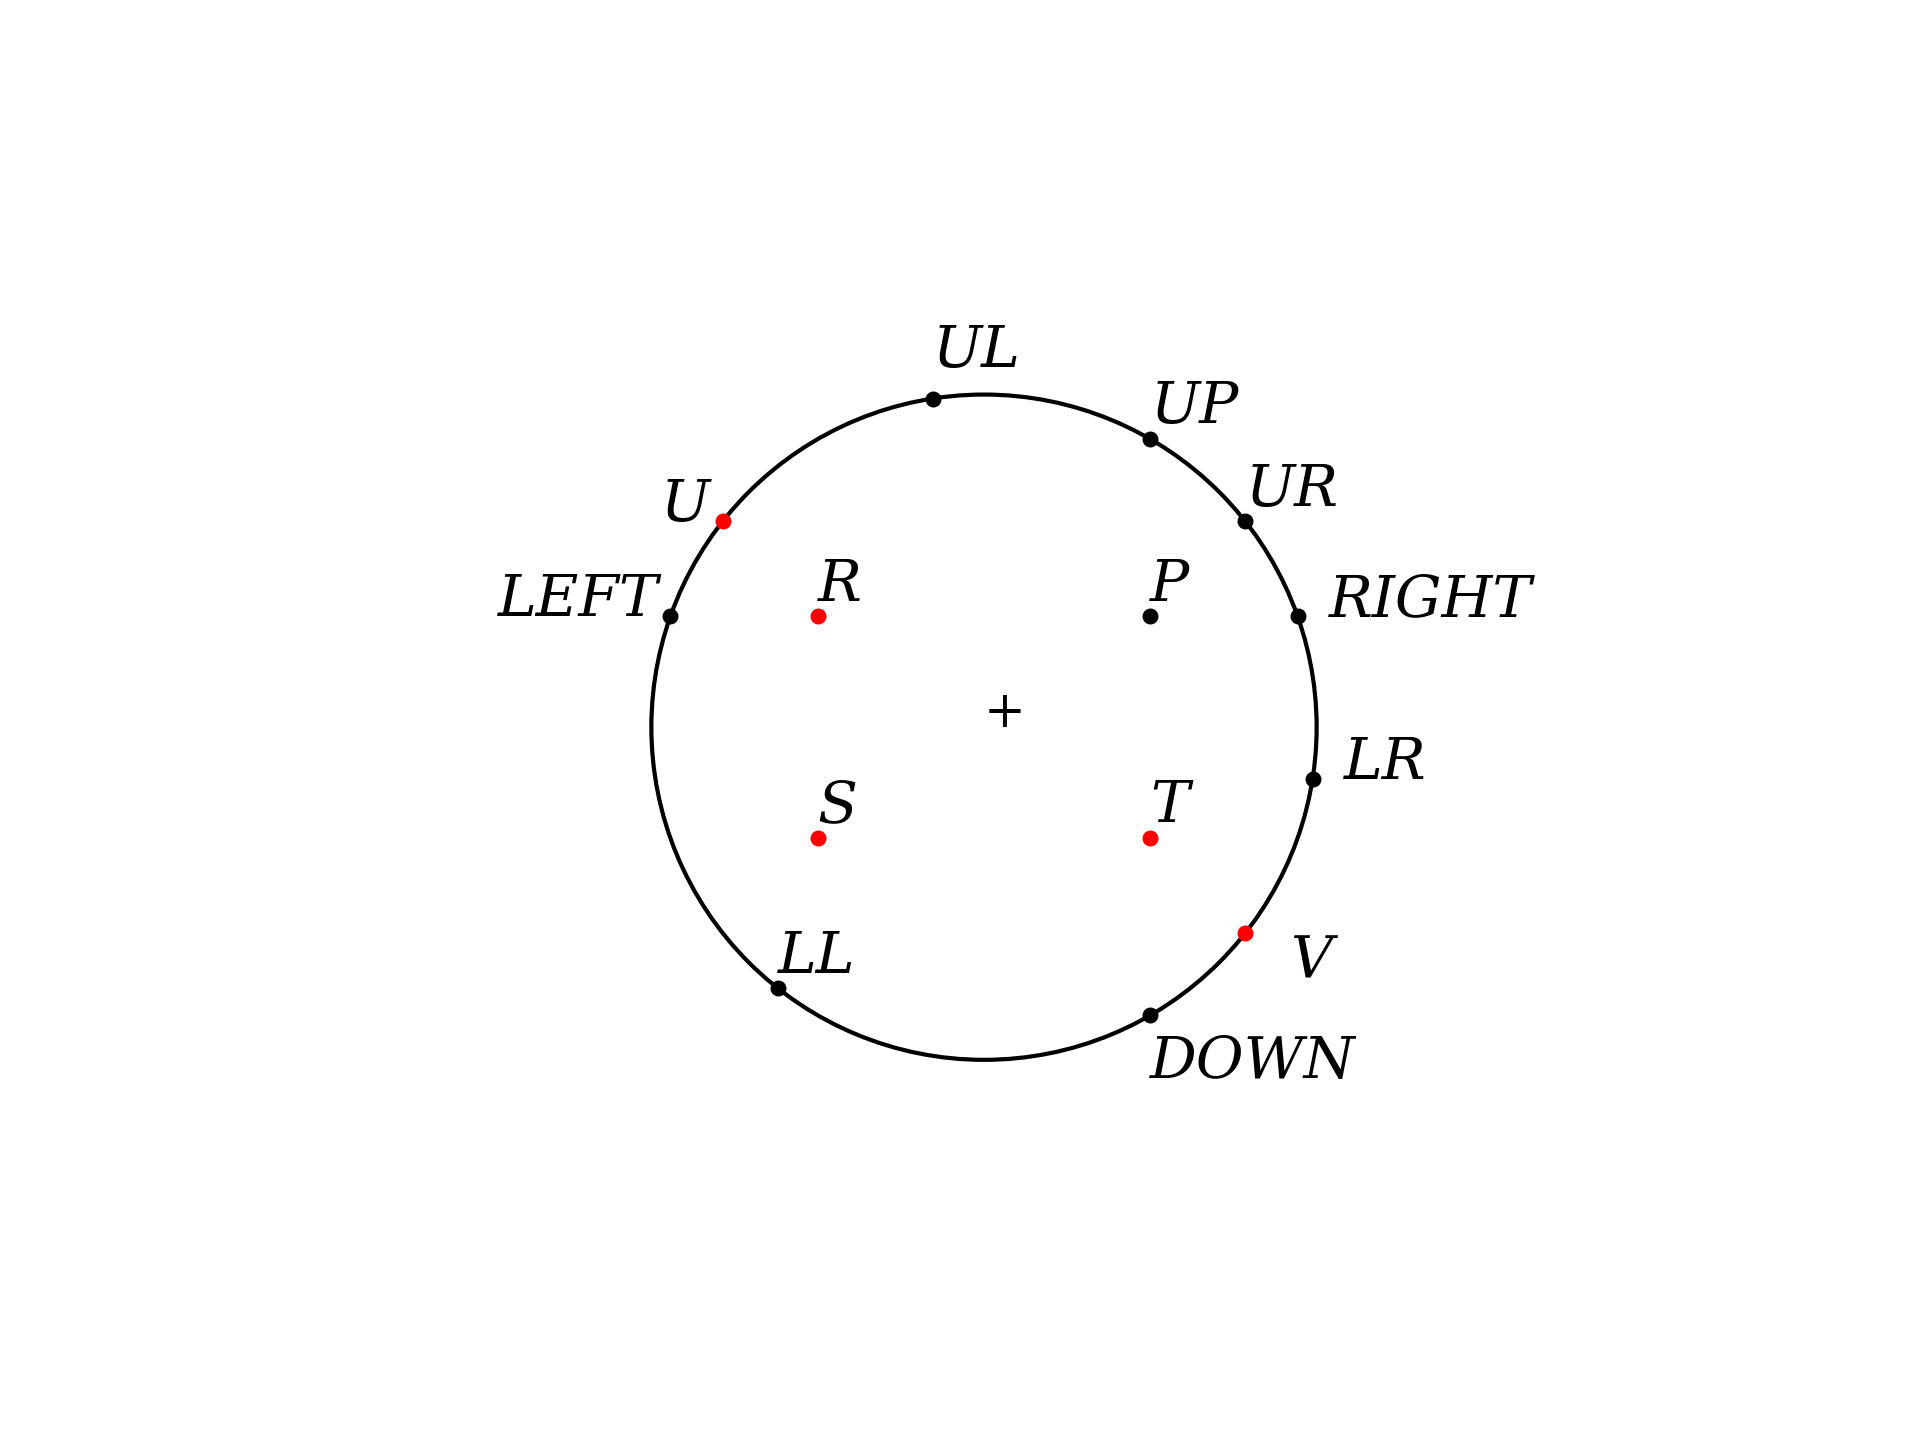

Reproduce this figure in Python.
import sys,math
import matplotlib.pyplot as plt
import numpy as np

import geometry as geo

fig, ax = geo.init()
ax.set(xlim=(0,100), ylim=(0,100))


Q = geo.Point(50,50)
r = 30

c1 = plt.Circle(
    (Q.x,Q.y),r,fc='none',ec='k')
ax.add_patch(c1)

def get_random_point_in_circle(cL):
    Q,r = cL
    while True:
        x = np.random.randint(20,80)
        y = np.random.randint(20,80)
        if r**2 > ((x-Q.x)**2 + (y-Q.y)**2):
            break
    return geo.Point(x,y)

#P = get_random_point_in_circle([Q,r])
P = geo.Point(65,60)
geo.scatter_points(ax,[P])

# horizontal left,right
LEFT,RIGHT = geo.get_intersection_line_segment_circle(
    [P,geo.Point(P.x+5,P.y)],[Q,r])
    
# switched output for now
LEFT,RIGHT = RIGHT,LEFT
    
# vertical up,down
UP,DOWN = geo.get_intersection_line_segment_circle(
    [P,geo.Point(P.x,P.y+5)],[Q,r])
    
# upper right 45 lower left
UR,LL = geo.get_intersection_line_segment_circle(
    [P,geo.Point(P.x+5,P.y+5)],[Q,r])
    
# upper left 45 lower right
LR,UL = geo.get_intersection_line_segment_circle(
    [P,geo.Point(P.x-5,P.y+5)],[Q,r])
# switched output for now
#LR,UL = UL,LR

geo.scatter_points(ax,[LEFT,RIGHT,UP,DOWN])
geo.scatter_points(ax,[UR,LL,LR,UL])
geo.write_one_label(
    Q,'+',SZ=12)

#-----------------------------------

# no Q
dx = RIGHT.x - P.x
R = geo.Point(LEFT.x+dx,P.y)
dy = UP.y - P.y
S = geo.Point(R.x,DOWN.y+dy)
T = geo.Point(P.x,S.y)

geo.scatter_points(ax,[R,S,T],c='r')

d = 5 # distance for offset of central square)

# two more oddball points
# point on circle cut by line through R w/slope -1
k = geo.get_intercept_for_point_slope(R,-1)

# pick the second one
U = geo.get_intersection_slope_intercept_circle(
        -1,k,[Q,r])[1]

# point on circle cut by line through T w/slope -1
k = geo.get_intercept_for_point_slope(T,-1)

V = geo.get_intersection_slope_intercept_circle(
        -1,k,[Q,r])[0]

geo.scatter_points(ax,[U,V],c='r')

#-----------------------------------

geo.label_points([('P',P,'N',1),
                  ('LEFT',LEFT,'W',11),
                  ('RIGHT',RIGHT,'E',1),
                  ('UP',UP,'N',1),
                  ('DOWN',DOWN,'S',4),
                  ('UR',UR,'N',1),
                  ('UL',UL,'N',2),
                  ('LR',LR,'E',2),
                  ('LL',LL,'N',1),
                  ('R',R,'N',1),
                  ('S',S,'N',1),
                  ('T',T,'N',1),
                  ('U',U,'W',4),
                  ('V',V,'SE',3),
                  ])


'''

# interior point(s) first, CCW direction for all points
poly_A = [P,HR,UR]
poly_a = [R,U,HL]
geo.fill_polygon(ax,poly_A,fc='r',alpha=1.0)
geo.fill_polygon(ax,poly_a,fc='r',alpha=0.3)

# b,B
# interior point first, CCW direction for arc points
poly_B = [R,P,UL,U]
geo.fill_polygon(ax,poly_B,fc='b',alpha=1.0)


# d,D
# interior point first, CCW direction for arc points
poly_d = [P,VU,UL]
geo.fill_polygon(ax,poly_d,fc='m',alpha=0.3)

'''

#-----------------------------------

plt.gca().set_axis_off()
ofn = '/Users/telliott/Desktop/pizza3.png'
plt.savefig(ofn, dpi=300)


